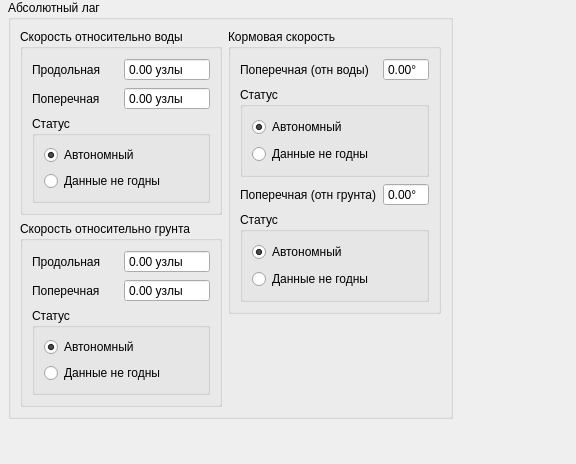
<?xml version="1.0" encoding="UTF-8"?>
<ui version="4.0">
 <class>LagAbs</class>
 <widget class="QWidget" name="LagAbs">
  <property name="geometry">
   <rect>
    <x>0</x>
    <y>0</y>
    <width>576</width>
    <height>464</height>
   </rect>
  </property>
  <property name="windowTitle">
   <string>Form</string>
  </property>
  <layout class="QGridLayout" name="gridLayout_2">
   <property name="leftMargin">
    <number>8</number>
   </property>
   <property name="topMargin">
    <number>0</number>
   </property>
   <property name="rightMargin">
    <number>8</number>
   </property>
   <property name="bottomMargin">
    <number>0</number>
   </property>
   <item row="0" column="1">
    <spacer name="horizontalSpacer">
     <property name="orientation">
      <enum>Qt::Horizontal</enum>
     </property>
     <property name="sizeHint" stdset="0">
      <size>
       <width>40</width>
       <height>20</height>
      </size>
     </property>
    </spacer>
   </item>
   <item row="0" column="0">
    <widget class="QGroupBox" name="groupBox">
     <property name="sizePolicy">
      <sizepolicy hsizetype="Maximum" vsizetype="Maximum">
       <horstretch>0</horstretch>
       <verstretch>0</verstretch>
      </sizepolicy>
     </property>
     <property name="title">
      <string>Абсолютный лаг</string>
     </property>
     <layout class="QGridLayout" name="gridLayout_9">
      <item row="1" column="0" rowspan="2">
       <widget class="QGroupBox" name="groupBox_3">
        <property name="title">
         <string>Скорость относительно грунта </string>
        </property>
        <layout class="QGridLayout" name="gridLayout_3">
         <item row="0" column="0">
          <widget class="QLabel" name="label_3">
           <property name="text">
            <string>Продольная</string>
           </property>
          </widget>
         </item>
         <item row="0" column="1">
          <widget class="QDoubleSpinBox" name="doubleSpinBox_Longitudinal_ground_speed">
           <property name="buttonSymbols">
            <enum>QAbstractSpinBox::NoButtons</enum>
           </property>
           <property name="suffix">
            <string> узлы</string>
           </property>
          </widget>
         </item>
         <item row="1" column="0">
          <widget class="QLabel" name="label_4">
           <property name="text">
            <string>Поперечная</string>
           </property>
          </widget>
         </item>
         <item row="1" column="1">
          <widget class="QDoubleSpinBox" name="doubleSpinBox_Transverse_ground_speed">
           <property name="buttonSymbols">
            <enum>QAbstractSpinBox::NoButtons</enum>
           </property>
           <property name="suffix">
            <string> узлы</string>
           </property>
          </widget>
         </item>
         <item row="2" column="0" colspan="2">
          <widget class="QGroupBox" name="groupBox_5">
           <property name="title">
            <string>Статус</string>
           </property>
           <layout class="QGridLayout" name="gridLayout_4">
            <item row="0" column="0">
             <widget class="QRadioButton" name="radioButton_StatusGround_A">
              <property name="sizePolicy">
               <sizepolicy hsizetype="Minimum" vsizetype="Maximum">
                <horstretch>0</horstretch>
                <verstretch>0</verstretch>
               </sizepolicy>
              </property>
              <property name="text">
               <string>Автономный</string>
              </property>
              <property name="checked">
               <bool>true</bool>
              </property>
             </widget>
            </item>
            <item row="1" column="0">
             <widget class="QRadioButton" name="radioButton_StatusGround_V">
              <property name="sizePolicy">
               <sizepolicy hsizetype="Minimum" vsizetype="Maximum">
                <horstretch>0</horstretch>
                <verstretch>0</verstretch>
               </sizepolicy>
              </property>
              <property name="text">
               <string>Данные не годны</string>
              </property>
             </widget>
            </item>
           </layout>
          </widget>
         </item>
        </layout>
       </widget>
      </item>
      <item row="2" column="1">
       <spacer name="verticalSpacer_2">
        <property name="orientation">
         <enum>Qt::Vertical</enum>
        </property>
        <property name="sizeType">
         <enum>QSizePolicy::Maximum</enum>
        </property>
        <property name="sizeHint" stdset="0">
         <size>
          <width>20</width>
          <height>40</height>
         </size>
        </property>
       </spacer>
      </item>
      <item row="0" column="0">
       <widget class="QGroupBox" name="groupBox_2">
        <property name="title">
         <string>Скорость относительно воды</string>
        </property>
        <layout class="QGridLayout" name="gridLayout">
         <item row="0" column="0">
          <widget class="QLabel" name="label">
           <property name="text">
            <string>Продольная</string>
           </property>
          </widget>
         </item>
         <item row="0" column="1">
          <widget class="QDoubleSpinBox" name="doubleSpinBox_Longitudinal_water_speed">
           <property name="buttonSymbols">
            <enum>QAbstractSpinBox::NoButtons</enum>
           </property>
           <property name="suffix">
            <string> узлы</string>
           </property>
          </widget>
         </item>
         <item row="1" column="0">
          <widget class="QLabel" name="label_2">
           <property name="text">
            <string>Поперечная</string>
           </property>
          </widget>
         </item>
         <item row="1" column="1">
          <widget class="QDoubleSpinBox" name="doubleSpinBox_Transverse_wated_speed">
           <property name="buttonSymbols">
            <enum>QAbstractSpinBox::NoButtons</enum>
           </property>
           <property name="suffix">
            <string> узлы</string>
           </property>
          </widget>
         </item>
         <item row="2" column="0" colspan="2">
          <widget class="QGroupBox" name="groupBox_4">
           <property name="title">
            <string>Статус</string>
           </property>
           <layout class="QGridLayout" name="gridLayout_5">
            <item row="0" column="0">
             <widget class="QRadioButton" name="radioButton_StatusWater_A">
              <property name="text">
               <string>Автономный</string>
              </property>
              <property name="checked">
               <bool>true</bool>
              </property>
             </widget>
            </item>
            <item row="1" column="0">
             <widget class="QRadioButton" name="radioButton_StatusWater_V">
              <property name="text">
               <string>Данные не годны</string>
              </property>
             </widget>
            </item>
           </layout>
          </widget>
         </item>
        </layout>
       </widget>
      </item>
      <item row="0" column="1" rowspan="2">
       <widget class="QGroupBox" name="groupBox_6">
        <property name="title">
         <string>Кормовая скорость</string>
        </property>
        <layout class="QGridLayout" name="gridLayout_8">
         <item row="0" column="0">
          <widget class="QLabel" name="label_9">
           <property name="text">
            <string>Поперечная (отн воды)</string>
           </property>
          </widget>
         </item>
         <item row="0" column="1">
          <widget class="QDoubleSpinBox" name="doubleSpinBox_Stern_water">
           <property name="buttonSymbols">
            <enum>QAbstractSpinBox::NoButtons</enum>
           </property>
           <property name="suffix">
            <string>°</string>
           </property>
          </widget>
         </item>
         <item row="2" column="0">
          <widget class="QLabel" name="label_10">
           <property name="text">
            <string>Поперечная (отн грунта)</string>
           </property>
          </widget>
         </item>
         <item row="2" column="1">
          <widget class="QDoubleSpinBox" name="doubleSpinBox_Stern_Ground">
           <property name="buttonSymbols">
            <enum>QAbstractSpinBox::NoButtons</enum>
           </property>
           <property name="suffix">
            <string>°</string>
           </property>
          </widget>
         </item>
         <item row="3" column="0" colspan="2">
          <widget class="QGroupBox" name="groupBox_8">
           <property name="title">
            <string>Статус</string>
           </property>
           <layout class="QGridLayout" name="gridLayout_7">
            <item row="1" column="0">
             <widget class="QRadioButton" name="radioButton_Stern_Ground_V">
              <property name="text">
               <string>Данные не годны</string>
              </property>
             </widget>
            </item>
            <item row="0" column="0">
             <widget class="QRadioButton" name="radioButton_Stern_Ground_A">
              <property name="text">
               <string>Автономный</string>
              </property>
              <property name="checked">
               <bool>true</bool>
              </property>
             </widget>
            </item>
           </layout>
          </widget>
         </item>
         <item row="1" column="0" colspan="2">
          <widget class="QGroupBox" name="groupBox_7">
           <property name="title">
            <string>Статус</string>
           </property>
           <layout class="QGridLayout" name="gridLayout_6">
            <item row="0" column="0">
             <widget class="QRadioButton" name="radioButton_Stern_water_A">
              <property name="text">
               <string>Автономный</string>
              </property>
              <property name="checked">
               <bool>true</bool>
              </property>
             </widget>
            </item>
            <item row="1" column="0">
             <widget class="QRadioButton" name="radioButton_Stern_water_V">
              <property name="text">
               <string>Данные не годны</string>
              </property>
             </widget>
            </item>
           </layout>
          </widget>
         </item>
        </layout>
       </widget>
      </item>
     </layout>
    </widget>
   </item>
   <item row="1" column="0">
    <spacer name="verticalSpacer">
     <property name="orientation">
      <enum>Qt::Vertical</enum>
     </property>
     <property name="sizeHint" stdset="0">
      <size>
       <width>20</width>
       <height>40</height>
      </size>
     </property>
    </spacer>
   </item>
  </layout>
 </widget>
 <resources/>
 <connections/>
</ui>
